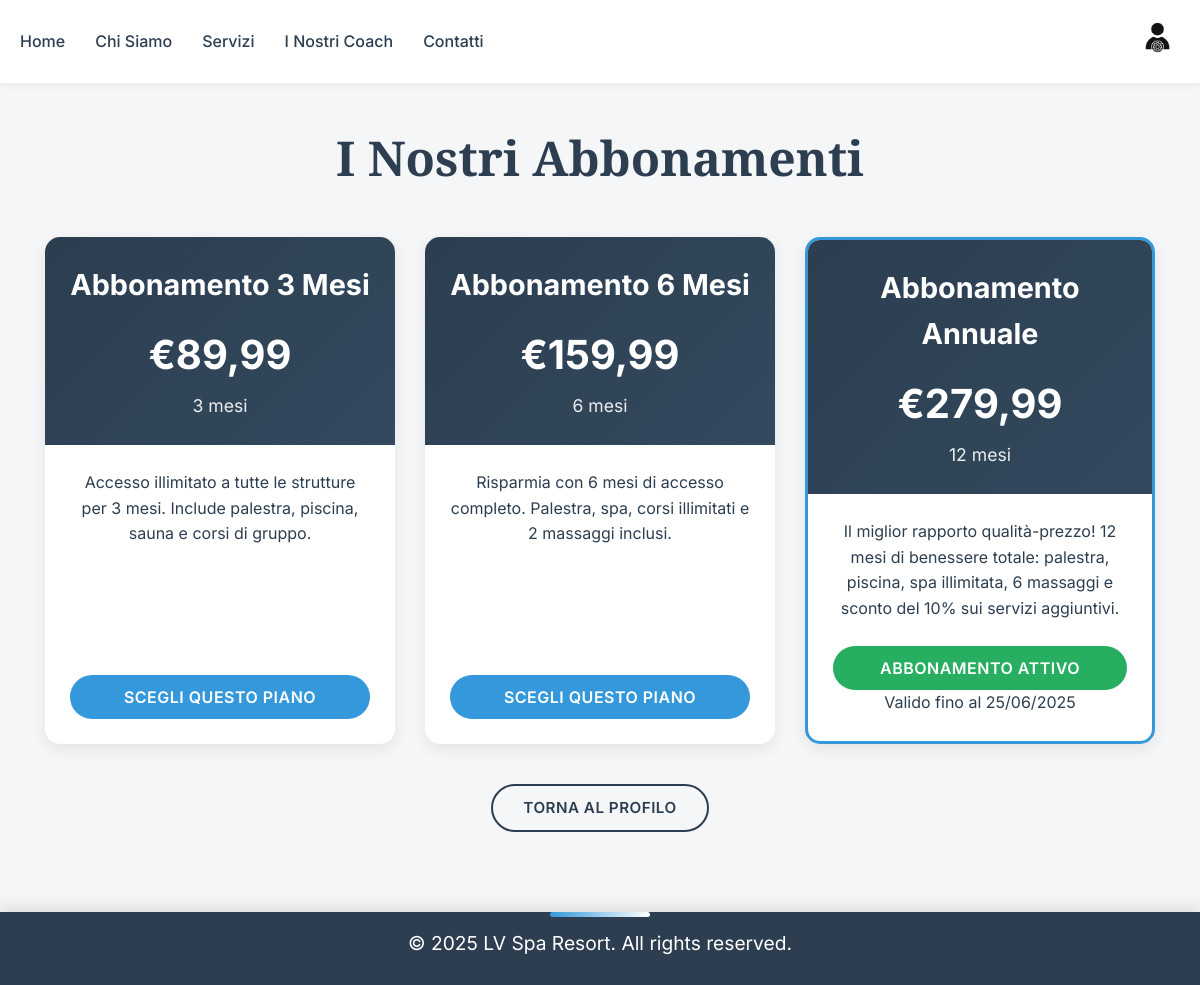
The app's page /subscriptions/subscription-plans/ (signed in), older data.
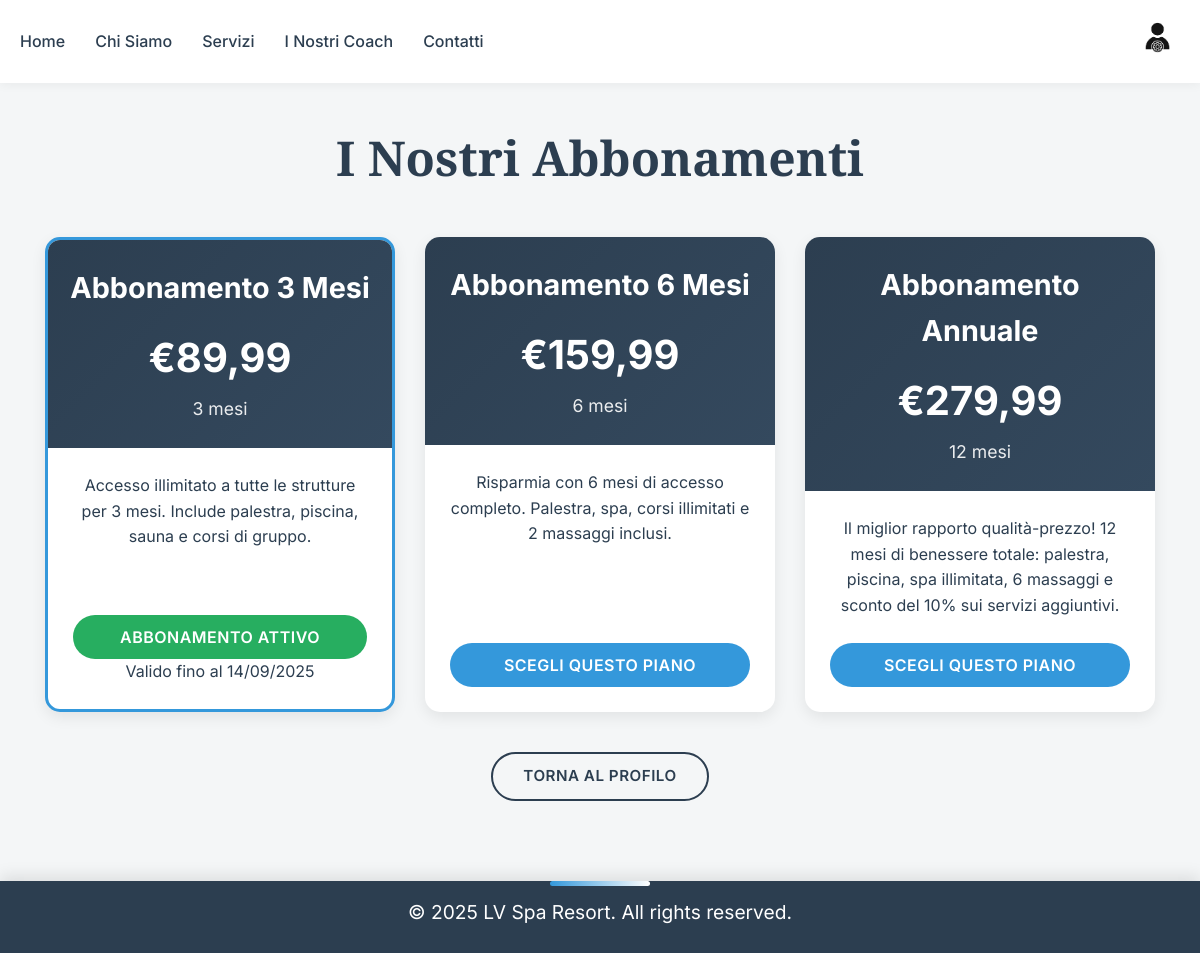
The same page, newer data.
### subscriptions/models.py (models this page shows, shortened)
class SubscriptionPlan(models.Model):
    name = models.CharField(max_length=100)
    price = models.FloatField()
    duration = models.IntegerField(help_text="Durata in mesi")
    description = models.TextField()

class Subscription(models.Model):
    user = models.ForeignKey('users.User', on_delete=models.CASCADE)
    plan = models.ForeignKey('subscriptions.SubscriptionPlan', on_delete=models.SET_NULL, null=True, blank=True)
    start_date = models.DateTimeField(auto_now_add=True)
    end_date = models.DateTimeField(blank=True, null=True)
    is_active = models.BooleanField(default=True)

### subscriptions/views.py (the view)
# urls.py: path('subscription-plans/', views.subscription_plans, name='subscription_plans'),
@login_required
def subscription_plans(request):
    if not request.user.is_authenticated:
        messages.error(request, "Devi essere loggato per accedere agli abbonamenti.")
        return redirect('subscription_plans')
    plans = SubscriptionPlan.objects.all()
    context = {
        "subscription_plans": plans,
        "user_subscription": Subscription.objects.filter(user=request.user, is_active=True).first(),
    }
    return render(request, 'subscriptions/subscription.html', context)

### subscriptions/templates/subscriptions/subscription.html (shortened to what this page needs)
{% extends 'users/navbar_template.html' %}
{% load static %}
{% block content %}
    <section class="subscription-section">
        <div class="subscription-container">
            <h1>I Nostri Abbonamenti</h1>
            <div class="plans-container">
                {% for plan in subscription_plans %}
                <div class="plan-card {% if user_subscription and user_subscription.plan.id == plan.id %}active-plan{% endif %}">
                    <div class="plan-header">
                        <h2>{{ plan.name }}</h2>
                        <p class="plan-price">€{{ plan.price|floatformat:2 }}</p>
                        <p class="plan-duration">{{ plan.duration }} mesi</p>
                    </div>
                    <div class="plan-description">
                        <p>{{ plan.description }}</p>
                    </div>
                    <div class="plan-action">
                        {% if user_subscription and user_subscription.plan.id == plan.id %}
                            <button class="current-plan-btn" disabled>Abbonamento Attivo</button>
                            <p class="plan-validity">Valido fino al {{ user_subscription.end_date|date:'d/m/Y' }}</p>
                        {% else %}
                            <button type="button" class="subscribe-plan-btn" onclick="openFakePaymentModal({{ plan.id }})">Scegli Questo Piano</button>
                        {% endif %}
                    </div>
                </div>
                {% empty %}
                <div class="no-plans">
                    <p>Al momento non ci sono abbonamenti disponibili.</p>
                </div>
                {% endfor %}
            </div>
            <div class="return-profile">
                <a href="{% url 'profile' %}" class="return-btn">Torna al Profilo</a>
            </div>
        </div>
    </section>
    <footer>
        <p>&copy; 2025 LV Spa Resort. All rights reserved.</p>
    </footer>
    <link rel="stylesheet" href="{% static 'subscriptions/css/subscriptions.css' %}?v={{ timestamp }}">
{% endblock %}

Row changes from the older to the newer data that the page shows:
no longer on this page (row edited): Subscription: end_date "25/06/2025"
computed for SubscriptionPlan "Abbonamento 3 Mesi": text "SCEGLI QUESTO PIANO" → "ABBONAMENTO ATTIVO Valido fino al"
added Subscription: end_date "14/09/2025"
computed for SubscriptionPlan "Abbonamento Annuale": text "ABBONAMENTO ATTIVO Valido fino al" → "SCEGLI QUESTO PIANO"
